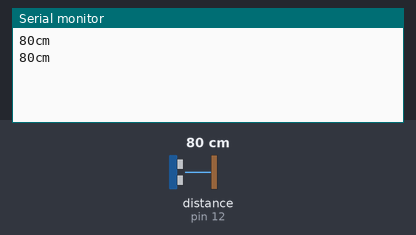
Simulated run of this sketch. Board: Arduino Uno, built with avr-gcc and run on an emulated ATmega328P. On the bench: the last lines printed to the serial monitor. The inputs (shaded band) are chosen by the test bench; at power-on: distance to the obstacle (sensor on pin 12) 80 cm. The echo pulse lasts 58.3 µs per cm.

Above: at 2.2 s.
2.3 s: distance to the obstacle (sensor on pin 12) set to 11 cm
At 3.6 s:
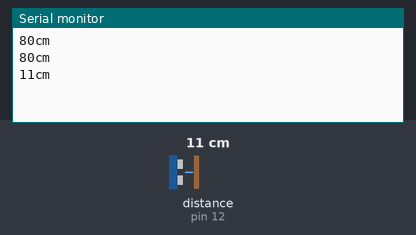
3.8 s: distance to the obstacle (sensor on pin 12) set to 8 cm
At 4.9 s:
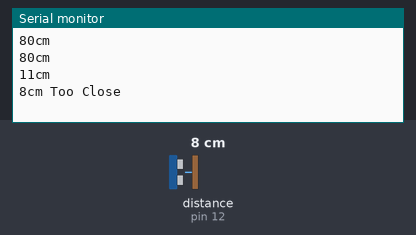

Measured:
- the behaviour switches between 10 and 9 cm on distance to the obstacle (sensor on pin 12) (found by bisection; images 1 and 2)
- after the input at 2.3 s, the serial monitor: prints a new line after 0.79 s (image 1)
- after the input at 3.8 s, the serial monitor: prints a new line after 0.31 s (image 2)

The sketch:

SR04_Example.ino
```cpp
//www.elegoo.com
//2016.12.08
#include "SR04.h"
#define TRIG_PIN 12
#define ECHO_PIN 11
SR04 sr04 = SR04(ECHO_PIN,TRIG_PIN);
long a;

void setup() {
   Serial.begin(9600);
   delay(1000);
}

void loop() {
   a=sr04.Distance();
   Serial.print(a);
     if (a<10) {
        Serial.println("cm Too Close");
        }
     else {
        Serial.println("cm");
        }
   delay(1000);
}
```
